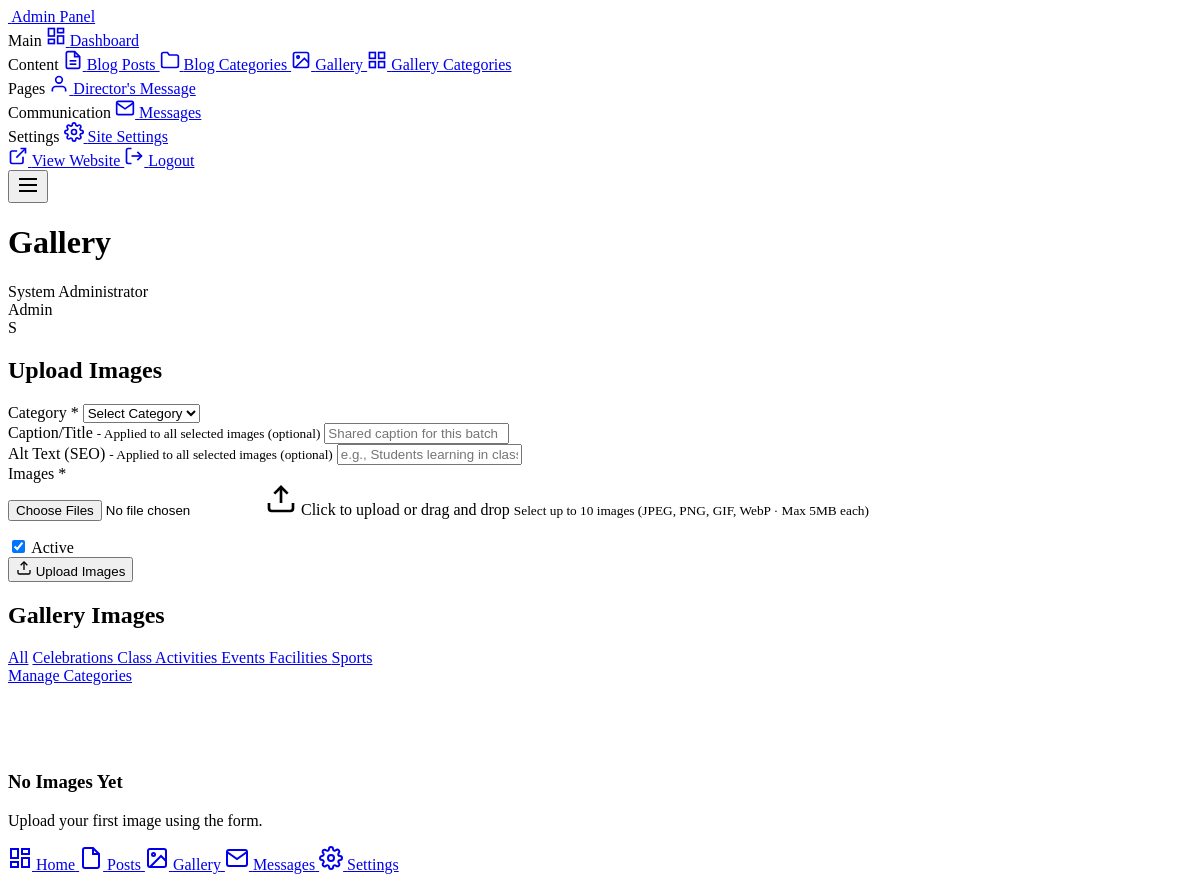
The page /admin/gallery.php (signed in) on the database its author committed.
### tables this page shows
CREATE TABLE users (
    id INT UNSIGNED AUTO_INCREMENT PRIMARY KEY,
    role_id INT UNSIGNED NOT NULL DEFAULT 1,
    username VARCHAR(50) NOT NULL UNIQUE,
    email VARCHAR(100) NOT NULL UNIQUE,
    password VARCHAR(255) NOT NULL,
    full_name VARCHAR(100) NOT NULL,
    avatar VARCHAR(255) DEFAULT NULL,
    is_active TINYINT(1) DEFAULT 1,
    last_login TIMESTAMP NULL,
    created_at TIMESTAMP DEFAULT CURRENT_TIMESTAMP,
    updated_at TIMESTAMP DEFAULT CURRENT_TIMESTAMP ON UPDATE CURRENT_TIMESTAMP,
    FOREIGN KEY (role_id) REFERENCES roles(id) ON DELETE RESTRICT,
    INDEX idx_user_email (email),
    INDEX idx_user_username (username),
    INDEX idx_user_active (is_active)
);

CREATE TABLE roles (
    id INT UNSIGNED AUTO_INCREMENT PRIMARY KEY,
    name VARCHAR(50) NOT NULL UNIQUE,
    description VARCHAR(255),
    created_at TIMESTAMP DEFAULT CURRENT_TIMESTAMP,
    updated_at TIMESTAMP DEFAULT CURRENT_TIMESTAMP ON UPDATE CURRENT_TIMESTAMP,
    INDEX idx_role_name (name)
);

CREATE TABLE gallery_categories (
    id INT UNSIGNED AUTO_INCREMENT PRIMARY KEY,
    name VARCHAR(100) NOT NULL,
    slug VARCHAR(100) NOT NULL UNIQUE,
    description TEXT,
    cover_image VARCHAR(255),
    is_active TINYINT(1) DEFAULT 1,
    sort_order INT DEFAULT 0,
    created_at TIMESTAMP DEFAULT CURRENT_TIMESTAMP,
    updated_at TIMESTAMP DEFAULT CURRENT_TIMESTAMP ON UPDATE CURRENT_TIMESTAMP,
    INDEX idx_gallery_cat_slug (slug),
    INDEX idx_gallery_cat_active (is_active)
);

### admin/gallery.php (the view, shortened to what the rows shown need)
<?php
$adminPageTitle = 'Gallery';
$db = Database::getInstance();
$filter = isset($_GET['category']) && is_numeric($_GET['category']) ? (int)$_GET['category'] : null;
$categories = $db->fetchAll("
    SELECT gc.*, COUNT(gi.id) as image_count
    FROM gallery_categories gc
    LEFT JOIN gallery_images gi ON gc.id = gi.category_id
    GROUP BY gc.id
    ORDER BY gc.name ASC
");
include ADMIN_PATH . '/includes/admin_header.php';
?>
<div class="admin-grid">
    <div class="admin-card">
        <div class="admin-card-header">
            <h2 class="admin-card-title">Upload Images</h2>
        </div>
    </div>
    <div class="admin-card" style="flex: 2;">
        <div class="admin-card-header">
            <div class="d-flex align-center gap-4">
                <h2 class="admin-card-title">Gallery Images</h2>
                <div class="gallery-filter" style="margin: 0;">
                    <a href="<?php echo ADMIN_URL; ?>/gallery.php" class="filter-btn <?php echo !$filter ? 'active' : ''; ?>">All</a>
                    <?php foreach ($categories as $category): ?>
                        <a href="<?php echo ADMIN_URL; ?>/gallery.php?category=<?php echo $category['id']; ?>"
                           class="filter-btn <?php echo $filter === $category['id'] ? 'active' : ''; ?>">
                            <?php echo e($category['name']); ?>
                        </a>
                    <?php endforeach; ?>
                </div>
            </div>
        </div>
    </div>
</div>
<?php include ADMIN_PATH . '/includes/admin_footer.php'; ?>

### admin/includes/admin_header.php (shortened to what the rows shown need)
<?php
$currentUser = current_user();
?>
<!DOCTYPE html>
<html lang="en">
<head>
    <link rel="stylesheet" href="<?php echo asset_url('css/style.css'); ?>?v=<?php echo asset_version(ASSETS_PATH . '/css/style.css'); ?>">
    <link rel="stylesheet" href="<?php echo asset_url('css/admin.css'); ?>?v=<?php echo asset_version(ASSETS_PATH . '/css/admin.css'); ?>">
</head>
<body class="admin-app">
    <div class="admin-wrapper">
        <main class="admin-main">
            <header class="admin-header">
                <div class="admin-header-left">
                    <h1 class="admin-page-title"><?php echo isset($adminPageTitle) ? e($adminPageTitle) : 'Dashboard'; ?></h1>
                </div>
                <div class="admin-header-right">
                    <div class="admin-user">
                        <div class="admin-user-info">
                            <div class="admin-user-name"><?php echo e($currentUser['full_name']); ?></div>
                            <div class="admin-user-role"><?php echo ucfirst(e($currentUser['role_name'])); ?></div>
                        </div>
                        <div class="admin-user-avatar">
                            <?php echo strtoupper(substr($currentUser['full_name'], 0, 1)); ?>
                        </div>
                    </div>
                </div>
            </header>
            <div class="admin-content">

### rows shown on the page
users: full_name "System Administrator", role.name "Admin", full_name "S"
gallery_categories: name "Celebrations"
gallery_categories: name "Class Activities"
gallery_categories: name "Events"
gallery_categories: name "Facilities"
gallery_categories: name "Sports"

### other values the page prints
$adminPageTitle "Gallery"
